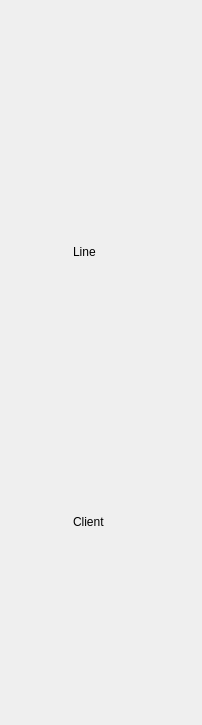
<?xml version="1.0" encoding="UTF-8"?>
<ui version="4.0">
 <class>Form</class>
 <widget class="QWidget" name="Form">
  <property name="geometry">
   <rect>
    <x>0</x>
    <y>0</y>
    <width>202</width>
    <height>725</height>
   </rect>
  </property>
  <property name="windowTitle">
   <string>Form</string>
  </property>
  <layout class="QGridLayout" name="gridLayout">
   <item row="1" column="0" rowspan="3">
    <widget class="QLabel" name="Line">
     <property name="minimumSize">
      <size>
       <width>0</width>
       <height>100</height>
      </size>
     </property>
     <property name="maximumSize">
      <size>
       <width>100</width>
       <height>200</height>
      </size>
     </property>
     <property name="styleSheet">
      <string notr="true">image: url(:/Line/tp1h_line.png);</string>
     </property>
     <property name="text">
      <string/>
     </property>
     <property name="alignment">
      <set>Qt::AlignLeading|Qt::AlignLeft|Qt::AlignVCenter</set>
     </property>
    </widget>
   </item>
   <item row="0" column="0">
    <widget class="QLabel" name="Top_Socket">
     <property name="styleSheet">
      <string notr="true">image: url(:/Socket/socket1.png);</string>
     </property>
     <property name="text">
      <string/>
     </property>
    </widget>
   </item>
   <item row="7" column="0">
    <widget class="QLabel" name="Bottom_Socket">
     <property name="styleSheet">
      <string notr="true">image: url(:/Socket_bottom/socket2.png);</string>
     </property>
     <property name="text">
      <string/>
     </property>
    </widget>
   </item>
   <item row="0" column="3" rowspan="8">
    <widget class="QLabel" name="TP1H_R">
     <property name="minimumSize">
      <size>
       <width>0</width>
       <height>0</height>
      </size>
     </property>
     <property name="maximumSize">
      <size>
       <width>16777215</width>
       <height>16777215</height>
      </size>
     </property>
     <property name="styleSheet">
      <string notr="true">border-image: url(:/TP1H_R/TP1H_R.png);</string>
     </property>
     <property name="text">
      <string/>
     </property>
    </widget>
   </item>
   <item row="5" column="0" rowspan="2">
    <widget class="QLabel" name="Client">
     <property name="minimumSize">
      <size>
       <width>0</width>
       <height>100</height>
      </size>
     </property>
     <property name="styleSheet">
      <string notr="true">image: url(:/Client/TP1H_CLIENT.png);</string>
     </property>
     <property name="text">
      <string/>
     </property>
    </widget>
   </item>
   <item row="2" column="2">
    <widget class="QLabel" name="Line_Title">
     <property name="text">
      <string>Line</string>
     </property>
    </widget>
   </item>
   <item row="1" column="2">
    <widget class="QLabel" name="label_8">
     <property name="styleSheet">
      <string notr="true">image: url(:/title/title.png);</string>
     </property>
     <property name="text">
      <string/>
     </property>
    </widget>
   </item>
   <item row="4" column="0">
    <widget class="QLabel" name="not_used_1">
     <property name="maximumSize">
      <size>
       <width>16777215</width>
       <height>20</height>
      </size>
     </property>
     <property name="text">
      <string/>
     </property>
    </widget>
   </item>
   <item row="5" column="2" rowspan="2">
    <widget class="QLabel" name="Client_Title">
     <property name="text">
      <string>Client</string>
     </property>
    </widget>
   </item>
  </layout>
 </widget>
 <resources>
  <include location="Client.qrc"/>
  <include location="Socket_bottom.qrc"/>
  <include location="title.qrc"/>
  <include location="Socket.qrc"/>
  <include location="Line.qrc"/>
  <include location="TP1H_R.qrc"/>
 </resources>
 <connections/>
</ui>
